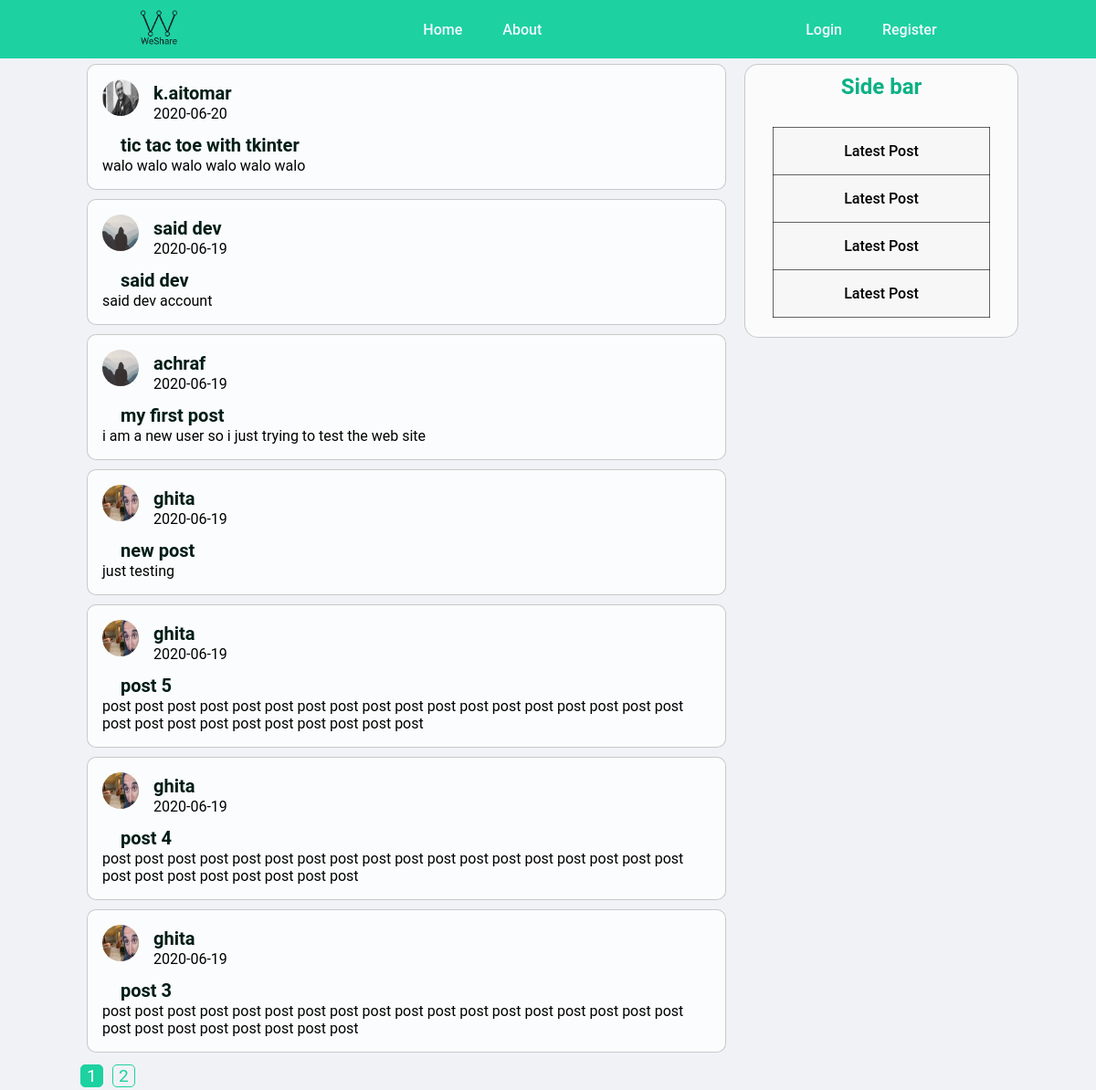
Page /home on the earlier database version.
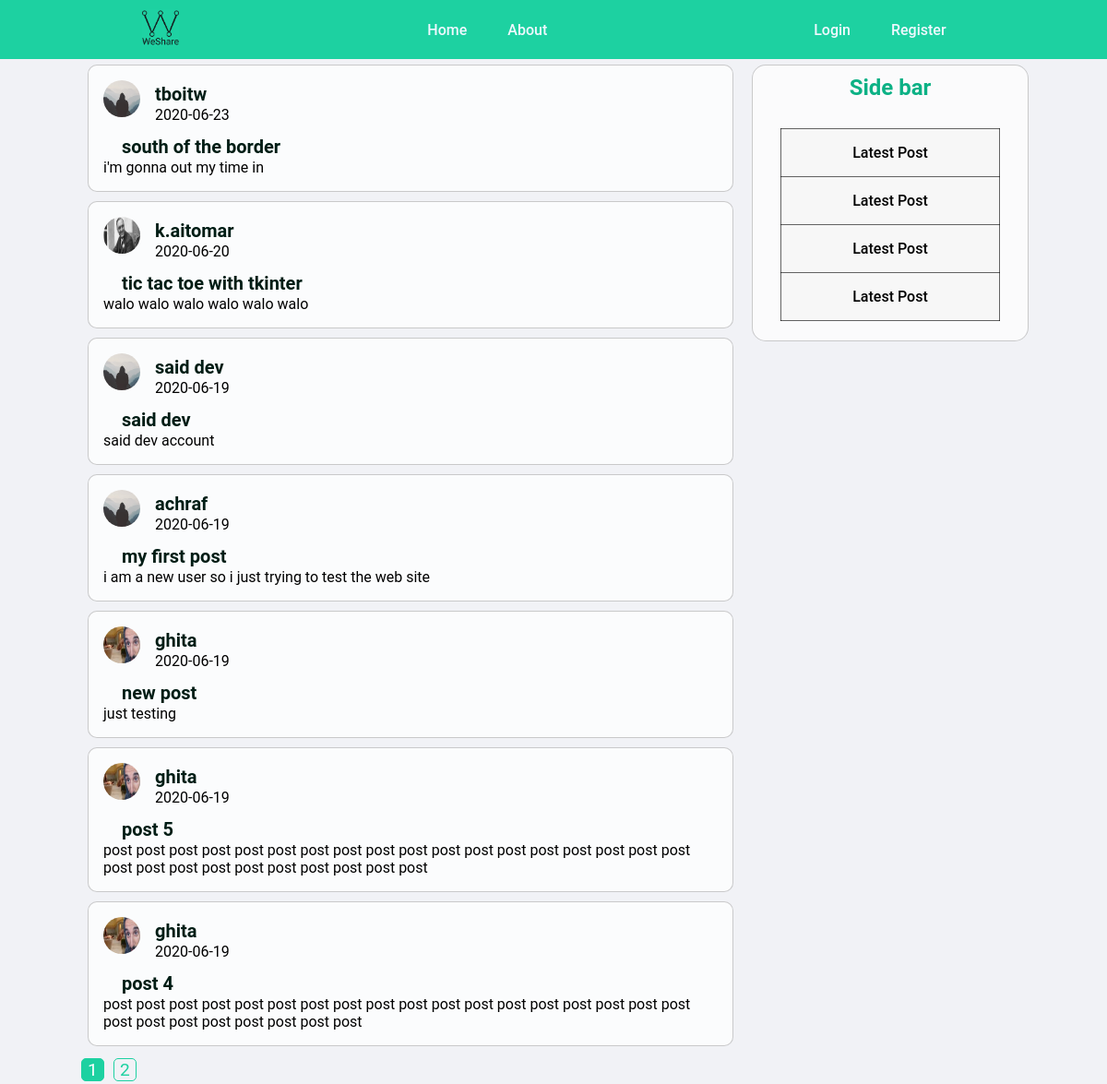
Same page on the later database version.
### blogapp/models.py (models this page shows, shortened)
class Post(db.Model):
    id = db.Column(db.Integer, primary_key=True)
    title = db.Column(db.String(100), nullable=False)
    date_posted = db.Column(db.DateTime, nullable=False, default=datetime.utcnow)
    content = db.Column(db.Text, nullable=False)
    user_id = db.Column(db.Integer, db.ForeignKey('user.id'), nullable=False)

class User(db.Model, UserMixin):
    id = db.Column(db.Integer, primary_key=True)
    username = db.Column(db.String(20), unique=True, nullable=False)
    email = db.Column(db.String(120), unique=True, nullable=False)
    image_file = db.Column(db.String(20), nullable=False, default='default.jpg')
    password = db.Column(db.String(60), nullable=False)
    posts = db.relationship('Post', backref='author', lazy=True)

### blogapp/main/routes.py (the view)
@main.route('/')
@main.route('/home')
def home():
    page = request.args.get('page', 1, type=int)
    posts = Post.query.order_by(Post.date_posted.desc()).paginate(page=page, per_page=7)
    return  render_template('home.html' , posts = posts)

### blogapp/templates/home.html
{% extends 'layout.html' %}
{%block content%}
    {% for post in posts.items %}
        <article class="blog-post-info">
            <img src="{{ url_for('static' , filename='profil_pics/'+ post.author.image_file) }}" alt="">
            <div class="blog-post-authour">
                <h1><a href="{{ url_for('users.user_posts', username=post.author.username) }}">{{ post.author.username }}</a></h1>
            </div>
            <div class="blog-post-date">
                <p>{{ post.date_posted.strftime('%Y-%m-%d') }}</p>
            </div>
            <div class="post-infos">
                <div>
                    <h2> <a href="{{ url_for('posts.post' , post_id=post.id) }}" class="single-post-title"> {{ post.title }}</a></h2>
                </div>
                <div class="blog-post-content">
                    <p>{{ post.content }}</p>
                </div>
            </div>
        </article>
    {% endfor %}
    {% for page_num in posts.iter_pages(left_edge=1, right_edge=1, left_current=1, right_current=2) %}
        {% if page_num %}
            {% if posts.page == page_num %}
                <a class="page-num-active" href="{{ url_for('main.home', page=page_num) }}">{{ page_num }}</a>
            {% else %}
                <a class="page-num" href="{{ url_for('main.home', page=page_num) }}">{{ page_num }}</a>
            {% endif %}
        {% else %}
        ...
        {% endif %}
    {% endfor %}
{%endblock content%}

Differences in the rows shown:
no longer on this page (row unchanged): Post: image_file (picture), author.username "ghita", date_posted "2020-06-19", title "post 3", content "post post post post post post post post post post post post post post post post post post post post post post post post post post"
added Post: image_file (placeholder picture), author.username "tboitw", date_posted "2020-06-23", title "south of the border", content "i'm gonna out my time in"
